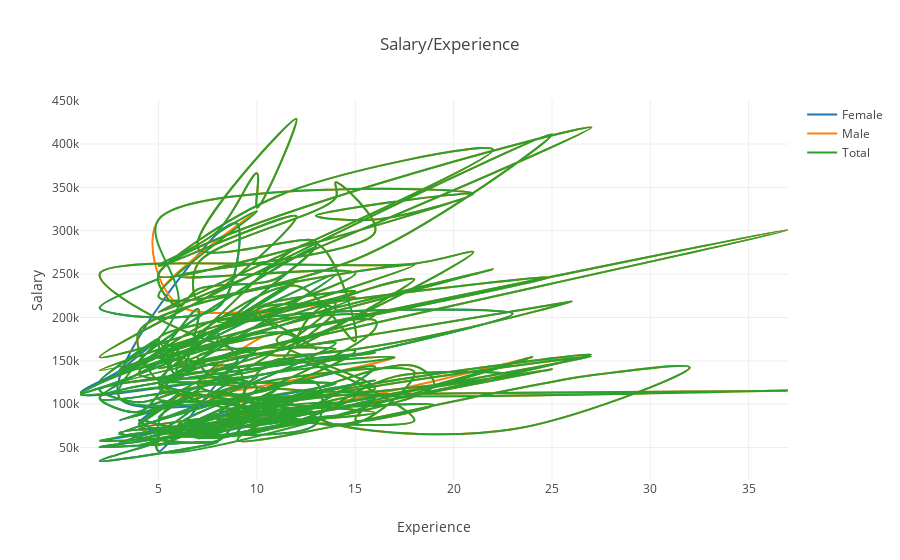

The cell this chart's notebook holds for it:
### Code cell
import plotly.offline as ply
import plotly.graph_objs as go

Female = go.Scatter(
    x = [2,
 12,
 7,
 14,
 8,
 7,
 16,
 3,
 16,
 12,
 8,
 11,
 10,
 15,
 9,
 6,
 13,
 13,
 6,
 9,
 10,
 4,
 14,
 9,
 8,
 3,
 12,
 7,
 12,
 4,
 5,
 2,
 8,
 2,
 5,
 11,
 3,
 16,
 5,
 5,
 9,
 9,
 6,
 10,
 9,
 5,
 4,
 7,
 11,
 10,
 5,
 4,
 6,
 4,
 2,
 5,
 16,
 2,
 4,
 6,
 10,
 5,
 14,
 5,
 13,
 5,
 4,
 7,
 3,
 10,
 1,
 3,
 5,
 2,
 14,
 5,
 13,
 4,
 4,
 7,
 7,
 1,
 5,
 7,
 6,
 5,
 6,
 12,
 6,
 6,
 8,
 3,
 6,
 10,
 2,
 23,
 8,
 9,
 5,
 14,
 3,
 8,
 9,
 8,
 2,
 5],
    y = [57838,
 90631,
 60930,
 87231,
 68582,
 63280,
 106412,
 65337,
 143334,
 90771,
 81769,
 94103,
 102631,
 109164,
 63779,
 75362,
 124836,
 77012,
 67277,
 73448,
 94715,
 58634,
 119851,
 78650,
 57862,
 67113,
 81078,
 60403,
 90964,
 52945,
 56550,
 34514,
 56177,
 50588,
 60415,
 91409,
 56250,
 127725,
 63426,
 45826,
 142382,
 67581,
 67934,
 118101,
 127710,
 70794,
 81728,
 71015,
 117276,
 106535,
 68825,
 77087,
 113382,
 102177,
 116506,
 130386,
 159687,
 107750,
 91211,
 135216,
 164048,
 84390,
 170428,
 124994,
 90130,
 102021,
 88484,
 110975,
 81422,
 130939,
 111630,
 138635,
 176028,
 126343,
 249687,
 127525,
 281058,
 149631,
 142249,
 166863,
 164080,
 112221,
 161352,
 209818,
 133097,
 171391,
 166482,
 242614,
 146396,
 130153,
 175791,
 138775,
 167844,
 202231,
 106802,
 204279,
 185413,
 150258,
 128433,
 123940,
 107524,
 297174,
 308081,
 211269,
 210801,
 244551],
    name='Female',
    line=dict(
        shape='spline')
)
Male = go.Scatter(
    x = [9,
 10,
 6,
 27,
 10,
 10,
 9,
 11,
 18,
 9,
 12,
 8,
 18,
 15,
 10,
 9,
 16,
 9,
 37,
 14,
 27,
 14,
 17,
 23,
 8,
 19,
 15,
 16,
 15,
 7,
 10,
 9,
 8,
 25,
 11,
 9,
 27,
 32,
 23,
 14,
 11,
 9,
 5,
 12,
 18,
 19,
 10,
 8,
 4,
 14,
 24,
 11,
 5,
 16,
 11,
 16,
 16,
 9,
 5,
 6,
 6,
 17,
 10,
 15,
 10,
 5,
 8,
 7,
 11,
 7,
 11,
 13,
 9,
 4,
 11,
 13,
 18,
 12,
 14,
 10,
 11,
 10,
 15,
 8,
 7,
 12,
 15,
 13,
 8,
 6,
 5,
 22,
 2,
 18,
 4,
 5,
 6,
 6,
 8,
 5,
 37,
 3,
 14,
 7,
 8,
 14,
 8,
 25,
 5,
 8,
 21,
 18,
 2,
 10,
 26,
 5,
 10,
 16,
 8,
 15,
 6,
 5,
 21,
 16,
 13,
 21,
 5,
 11,
 22,
 5,
 27,
 5,
 6,
 7,
 11,
 13,
 7,
 12,
 10,
 10,
 8,
 5,
 12,
 7,
 7,
 14,
 14,
 16,
 6,
 15,
 2,
 25,
 15,
 5,
 10],
    y = [77836,
 69994,
 62872,
 155196,
 89268,
 79714,
 89781,
 151423,
 81271,
 83018,
 80214,
 110302,
 137106,
 77545,
 90223,
 81197,
 90178,
 105564,
 115804,
 113149,
 157510,
 97104,
 131815,
 134135,
 92198,
 99304,
 82132,
 108770,
 109775,
 66375,
 97707,
 106130,
 81049,
 140315,
 84571,
 58126,
 133284,
 142333,
 71073,
 76255,
 105348,
 86844,
 52582,
 110836,
 144150,
 122240,
 68573,
 63936,
 71404,
 102076,
 154326,
 87351,
 123859,
 118121,
 174479,
 196704,
 186953,
 107862,
 105821,
 114730,
 109599,
 154159,
 145503,
 161383,
 113443,
 118561,
 147709,
 121969,
 101890,
 114233,
 182945,
 163671,
 204433,
 135139,
 147213,
 207737,
 244025,
 167199,
 209377,
 209189,
 186973,
 209171,
 230268,
 186022,
 179897,
 236470,
 172793,
 285301,
 200543,
 152485,
 154644,
 255654,
 138896,
 260631,
 183972,
 128027,
 161815,
 149011,
 167305,
 153549,
 300975,
 124442,
 163486,
 155006,
 129499,
 216391,
 171016,
 246763,
 175396,
 144542,
 275377,
 262090,
 250000,
 158243,
 218341,
 141044,
 164174,
 203152,
 194784,
 223040,
 214219,
 312966,
 342834,
 312892,
 317399,
 342662,
 247953,
 339533,
 393408,
 206097,
 419129,
 250667,
 212780,
 232735,
 244940,
 287433,
 279661,
 428876,
 326460,
 366150,
 299582,
 259576,
 316754,
 220374,
 262328,
 337885,
 355982,
 298359,
 247576,
 251079,
 154310,
 411219,
 266880,
 223736,
 322698],
    name='Male',
    line=dict(
        shape='spline')
)
Total = go.Scatter(
    x = [9,
 10,
 6,
 27,
 10,
 10,
 9,
 11,
 18,
 9,
 12,
 8,
 18,
 15,
 10,
 9,
 16,
 9,
 37,
 14,
 27,
 14,
 17,
 23,
 8,
 19,
 15,
 16,
 15,
 7,
 2,
 12,
 7,
 14,
 8,
 7,
 16,
 3,
 16,
 12,
 8,
 11,
 10,
 15,
 9,
 6,
 13,
 13,
 6,
 9,
 10,
 9,
 8,
 25,
 11,
 9,
 27,
 32,
 23,
 14,
 11,
 9,
 5,
 12,
 18,
 19,
 10,
 8,
 4,
 14,
 10,
 4,
 14,
 9,
 8,
 3,
 12,
 7,
 12,
 4,
 5,
 2,
 8,
 2,
 5,
 11,
 3,
 16,
 5,
 5,
 24,
 11,
 5,
 16,
 11,
 16,
 16,
 9,
 5,
 6,
 9,
 9,
 6,
 10,
 9,
 5,
 4,
 7,
 11,
 10,
 5,
 6,
 17,
 10,
 15,
 10,
 5,
 8,
 7,
 11,
 7,
 4,
 6,
 4,
 2,
 5,
 16,
 2,
 4,
 6,
 10,
 5,
 14,
 5,
 13,
 5,
 4,
 7,
 3,
 10,
 1,
 11,
 13,
 9,
 4,
 11,
 13,
 18,
 12,
 14,
 10,
 11,
 10,
 15,
 8,
 7,
 12,
 15,
 13,
 8,
 6,
 5,
 22,
 2,
 18,
 4,
 5,
 6,
 6,
 8,
 5,
 37,
 3,
 14,
 7,
 8,
 14,
 8,
 25,
 5,
 8,
 21,
 18,
 2,
 10,
 26,
 5,
 10,
 16,
 8,
 15,
 3,
 5,
 2,
 14,
 5,
 13,
 4,
 4,
 7,
 7,
 1,
 5,
 7,
 6,
 5,
 6,
 12,
 6,
 6,
 8,
 3,
 6,
 10,
 2,
 23,
 8,
 9,
 5,
 14,
 3,
 6,
 5,
 21,
 16,
 13,
 21,
 5,
 11,
 22,
 5,
 27,
 5,
 6,
 7,
 11,
 13,
 7,
 12,
 10,
 10,
 8,
 5,
 12,
 7,
 7,
 14,
 14,
 16,
 6,
 15,
 2,
 25,
 15,
 5,
 10,
 8,
 9,
 8,
 2,
 5],
    y = [77836,
 69994,
 62872,
 155196,
 89268,
 79714,
 89781,
 151423,
 81271,
 83018,
 80214,
 110302,
 137106,
 77545,
 90223,
 81197,
 90178,
 105564,
 115804,
 113149,
 157510,
 97104,
 131815,
 134135,
 92198,
 99304,
 82132,
 108770,
 109775,
 66375,
 57838,
 90631,
 60930,
 87231,
 68582,
 63280,
 106412,
 65337,
 143334,
 90771,
 81769,
 94103,
 102631,
 109164,
 63779,
 75362,
 124836,
 77012,
 67277,
 73448,
 97707,
 106130,
 81049,
 140315,
 84571,
 58126,
 133284,
 142333,
 71073,
 76255,
 105348,
 86844,
 52582,
 110836,
 144150,
 122240,
 68573,
 63936,
 71404,
 102076,
 94715,
 58634,
 119851,
 78650,
 57862,
 67113,
 81078,
 60403,
 90964,
 52945,
 56550,
 34514,
 56177,
 50588,
 60415,
 91409,
 56250,
 127725,
 63426,
 45826,
 154326,
 87351,
 123859,
 118121,
 174479,
 196704,
 186953,
 107862,
 105821,
 114730,
 142382,
 67581,
 67934,
 118101,
 127710,
 70794,
 81728,
 71015,
 117276,
 106535,
 68825,
 109599,
 154159,
 145503,
 161383,
 113443,
 118561,
 147709,
 121969,
 101890,
 114233,
 77087,
 113382,
 102177,
 116506,
 130386,
 159687,
 107750,
 91211,
 135216,
 164048,
 84390,
 170428,
 124994,
 90130,
 102021,
 88484,
 110975,
 81422,
 130939,
 111630,
 182945,
 163671,
 204433,
 135139,
 147213,
 207737,
 244025,
 167199,
 209377,
 209189,
 186973,
 209171,
 230268,
 186022,
 179897,
 236470,
 172793,
 285301,
 200543,
 152485,
 154644,
 255654,
 138896,
 260631,
 183972,
 128027,
 161815,
 149011,
 167305,
 153549,
 300975,
 124442,
 163486,
 155006,
 129499,
 216391,
 171016,
 246763,
 175396,
 144542,
 275377,
 262090,
 250000,
 158243,
 218341,
 141044,
 164174,
 203152,
 194784,
 223040,
 138635,
 176028,
 126343,
 249687,
 127525,
 281058,
 149631,
 142249,
 166863,
 164080,
 112221,
 161352,
 209818,
 133097,
 171391,
 166482,
 242614,
 146396,
 130153,
 175791,
 138775,
 167844,
 202231,
 106802,
 204279,
 185413,
 150258,
 128433,
 123940,
 107524,
 214219,
 312966,
 342834,
 312892,
 317399,
 342662,
 247953,
 339533,
 393408,
 206097,
 419129,
 250667,
 212780,
 232735,
 244940,
 287433,
 279661,
 428876,
 326460,
 366150,
 299582,
 259576,
 316754,
 220374,
 262328,
 337885,
 355982,
 298359,
 247576,
 251079,
 154310,
 411219,
 266880,
 223736,
 322698,
 297174,
 308081,
 211269,
 210801,
 244551],
    name='Total',
    line=dict(
        shape='spline')
)
data = [Female, Male, Total]
layout = dict(title = 'Salary/Experience',
              xaxis = dict(title = 'Experience'),
              yaxis = dict(title = 'Salary'),
              )
fig = dict(data=data, layout=layout)
ply.iplot(fig, filename='Lawsuit.csv')
plt.show()
